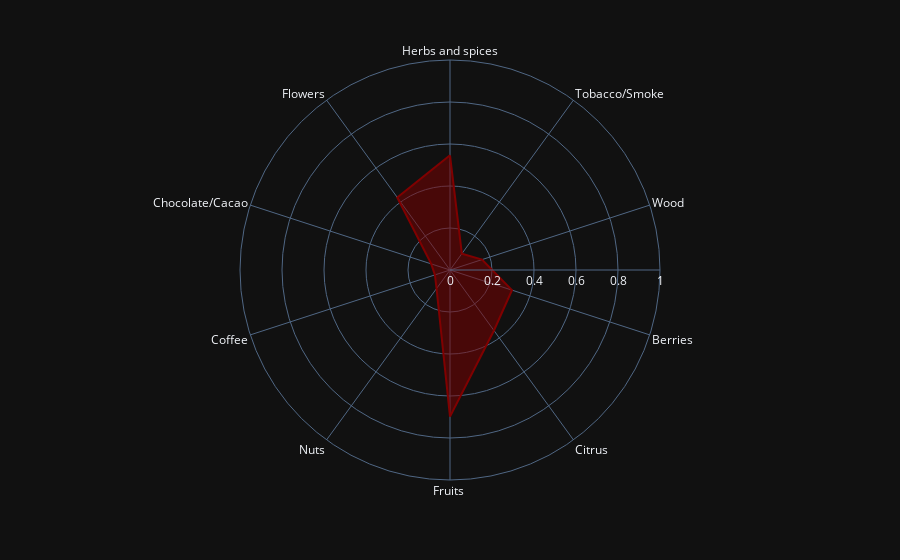

Notebook code for this chart:
### Code cell
aroma_map(X_train[42].to(device).unsqueeze(0))

### Figure 1 — Plotly figure (JSON) as saved in the notebook; plotly's stock layout.template omitted (floating-point values rounded to 4 significant figures)
{"data": [{"fill": "toself", "hovertemplate": "r=%{r}<br>theta=%{theta}<extra></extra>", "legendgroup": "", "line": {"color": "maroon", "dash": "solid"}, "marker": {"symbol": "circle"}, "mode": "lines", "name": "", "r": [0.546, 0.09604, 0.1603, 0.3103, 0.356, 0.6984, 0.109, 0.07552, 0.0942, 0.4273, 0.546], "showlegend": false, "subplot": "polar", "theta": ["Herbs and spices", "Tobacco/Smoke", "Wood", "Berries", "Citrus", "Fruits ", "Nuts", "Coffee", "Chocolate/Cacao", "Flowers", "Herbs and spices"], "type": "scatterpolar"}], "layout": {"legend": {"tracegroupgap": 0}, "margin": {"t": 60}, "polar": {"angularaxis": {"direction": "clockwise", "rotation": 90}, "domain": {"x": [0, 1], "y": [0, 1]}, "radialaxis": {"range": [0, 1]}}}}
